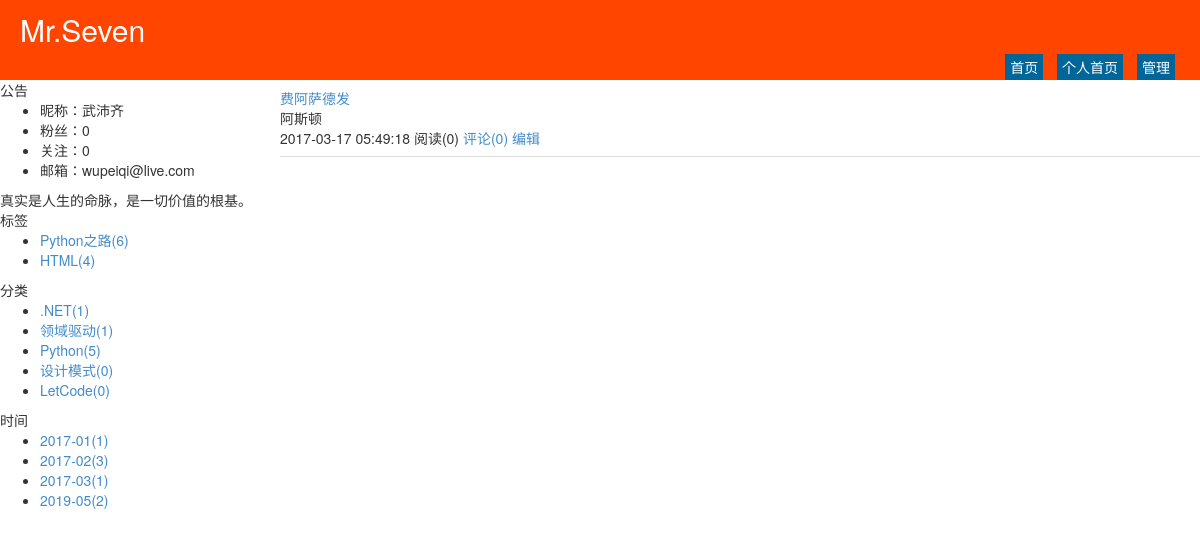
Page /wupeiqi/category/1.html on the committed database.
### repository/models.py (models this page shows)
class Blog(models.Model):
    nid = models.BigAutoField(primary_key=True)
    title = models.CharField(verbose_name='个人博客标题', max_length=64)
    site = models.CharField(verbose_name='个人博客前缀', max_length=32, unique=True)
    theme = models.CharField(verbose_name='博客主题', max_length=32)
    user = models.OneToOneField(to='UserInfo', to_field='nid',on_delete=models.CASCADE)

class UserInfo(models.Model):
    nid = models.BigAutoField(primary_key=True)
    username = models.CharField(verbose_name='用户名', max_length=32, unique=True)
    password = models.CharField(verbose_name='密码', max_length=64)
    nickname = models.CharField(verbose_name='昵称', max_length=32)
    email = models.EmailField(verbose_name='邮箱', unique=True)
    avatar = models.ImageField(verbose_name='头像')
    create_time = models.DateTimeField(verbose_name='创建时间', auto_now_add=True)
    fans = models.ManyToManyField(verbose_name='粉丝们',
                                  to='UserInfo',
                                  through='UserFans',
                                  related_name='f',
                                  through_fields=('user', 'follower'))

class Tag(models.Model):
    nid = models.AutoField(primary_key=True)
    title = models.CharField(verbose_name='标签名称', max_length=32)
    blog = models.ForeignKey(verbose_name='所属博客', to='Blog', to_field='nid',on_delete=models.CASCADE)

class Category(models.Model):
    nid = models.AutoField(primary_key=True)
    title = models.CharField(verbose_name='分类标题', max_length=32)
    blog = models.ForeignKey(verbose_name='所属博客', to='Blog', to_field='nid',on_delete=models.CASCADE)

class Article(models.Model):
    nid = models.BigAutoField(primary_key=True)
    title = models.CharField(verbose_name='文章标题', max_length=128)
    summary = models.CharField(verbose_name='文章简介', max_length=255)
    read_count = models.IntegerField(default=0)
    comment_count = models.IntegerField(default=0)
    up_count = models.IntegerField(default=0)
    down_count = models.IntegerField(default=0)
    create_time = models.DateTimeField(verbose_name='创建时间', auto_now_add=True)
    blog = models.ForeignKey(verbose_name='所属博客', to='Blog', to_field='nid',on_delete=models.CASCADE)
    category = models.ForeignKey(verbose_name='文章类型', to='Category', to_field='nid', null=True,on_delete=models.CASCADE)
    type_choices = [
        (1, "Python"),
        (2, "Linux"),
        (3, "OpenStack"),
        (4, "GoLang"),
    ]
    article_type_id = models.IntegerField(choices=type_choices, default=None)
    tags = models.ManyToManyField(
        to="Tag",
        through='Article2Tag',
        through_fields=('article', 'tag'),
    )

### web/views/home.py (the view)
# urls.py: url(r'^(?P<site>\w+)/(?P<condition>((tag)|(date)|(category)))/(?P<val>\w+-*\w*).html$', home.filter),
def filter(request, site, condition, val):
    blog = models.Blog.objects.filter(site=site).select_related('user').first()
    if not blog:
        return redirect('/')
    tag_list = models.Tag.objects.filter(blog=blog)
    category_list = models.Category.objects.filter(blog=blog)
    date_list = models.Article.objects.raw(
        'select nid, count(nid) as num,strftime("%Y-%m",create_time) as ctime from repository_article group by strftime("%Y-%m",create_time)')
    template_name = "home_summary_list.html"
    if condition == 'tag':
        template_name = "home_title_list.html"
        article_list = models.Article.objects.filter(tags=val, blog=blog).all()
    elif condition == 'category':
        article_list = models.Article.objects.filter(category_id=val, blog=blog).all()
    elif condition == 'date':
        article_list = models.Article.objects.filter(blog=blog).extra(
            where=['strftime("%%Y-%%m",create_time)=%s'], params=[val, ]).all()
    else:
        article_list = []
    return render(
        request,
        template_name,
        {
            'blog': blog,
            'tag_list': tag_list,
            'category_list': category_list,
            'date_list': date_list,
            'article_list': article_list
        }
    )

### templates/home_summary_list.html (shortened to what this page needs)
{% extends 'home_layout.html' %}
{% block content %}
    <div class="summary-list">
        {% for row in article_list %}
            <div class="summary-item" style="border-bottom: 1px solid #dddddd;padding: 8px 0;">
                <div class="summary-title">
                    <a href="/{{ blog.site }}/{{ row.nid }}.html">{{ row.title }}</a>
                </div>
                <div class="summary-content">
                    {{ row.summary }}
                </div>
                <div class="summary-footer">
                    <span>{{ row.create_time|date:"Y-m-d H:i:s" }}</span>
                    <span>阅读({{ row.read_count }})</span>
                    <a>评论({{ row.comment_count }})</a>
                    <a href="/backend/edit-article-{{ row.nid }}.html">编辑</a>
                </div>
            </div>
        {% endfor %}
    </div>
{% endblock %}

### templates/home_layout.html (shortened to what this page needs)
<!DOCTYPE html>
<html>
<head lang="en">
    <link rel="stylesheet" href="/static/plugins/bootstrap/css/bootstrap.css"/>
    <link rel="stylesheet" href="/static/plugins/font-awesome/css/font-awesome.css"/>
    <link rel="stylesheet" href="/static/css/edmure.css"/>
    <link rel="stylesheet" href="/static/css/commons.css"/>
    <link rel="stylesheet" href="/static/css/row-avatar.css"/>
    <link rel="stylesheet" href="/static/css/theme/{{ blog.theme }}.css"/>
</head>
<body>
<div class="pg-header">
    <div class="title">{{ blog.title }}</div>
    <div class="menu-list">
        <a class="menu-item" href="/">首页</a>
        <a class="menu-item" href="/{{ blog.site }}.html">个人首页</a>
        <a class="menu-item" href="/backend/index.html">管理</a>
    </div>
</div>
<div class="pg-body">
    <div class="body-menu">
        <div class="notice">
            <div class="notice-header">公告</div>
            <div class="notice-body">
                <ul>
                    <li>昵称：{{ blog.user.nickname }}</li>
                    <li>粉丝：{{ blog.user.fans.count }}</li>
                    <li>关注：{{ blog.user.f.count }}</li>
                    <li>邮箱：{{ blog.user.email }}</li>
                </ul>
                <div class="memo">
                    真实是人生的命脉，是一切价值的根基。
                </div>
            </div>
        </div>
        <div class="tags">
            <div class="tags-header">标签</div>
            <div class="tags-body">
                <ul>
                    {% for tag in tag_list %}
                        <li><a href="/{{ blog.site }}/tag/{{ tag.nid }}.html">{{ tag.title }}({{ tag.article_set.count }})</a></li>
                    {% endfor %}
                </ul>
            </div>
        </div>
        <div class="types">
            <div class="types-header">分类</div>
            <div class="types-body">
                <ul>
                    {% for tag in category_list %}
                        <li><a href="/{{ blog.site }}/category/{{ tag.nid }}.html">{{ tag.title }}({{ tag.article_set.count }})</a></li>
                    {% endfor %}
                </ul>
            </div>
        </div>
        <div class="dates">
            <div class="dates-header">时间</div>
            <div class="dates-body">
                <ul>
                    {% for tag in date_list %}
                        <li><a href="/{{ blog.site }}/date/{{ tag.ctime }}.html">{{ tag.ctime}}({{ tag.num}})</a></li>
                    {% endfor %}
                </ul>
            </div>
        </div>
    </div>
    <div class="body-content">
        {% block content %}{% endblock %}
    </div>
</div>
</body>
</html>

### static/css/theme/warm.css (style rules this page uses)
.pg-header { height: 80px; background-color: #ff4500; position: relative; color: #ffffff; }
.pg-header .title { font-size: 30px; line-height: 60px; margin-left: 20px; }
.pg-header .menu-list { position: absolute; bottom: 0; right: 20px; }
.pg-header .menu-list a { color: #ffffff; display: inline-block; padding: 3px 5px; margin: 0 5px; background-color: #006699; }
.pg-body { min-width: 980px; position: relative; }
.pg-body .body-menu { position: absolute; left: 0; width: 280px; }
.pg-body .body-content { position: absolute; right: 0; left: 280px; overflow: scroll; }

### rows in the picture
Blog: title "Mr.Seven", user.nickname "武沛齐", user.fans.count "0", user.f.count "0", user.email "wupeiqi@live.com"
Tag: title "Python之路", article_set.count "6"
Tag: title "HTML", article_set.count "4"
Category: title ".NET", article_set.count "1"
Category: title "领域驱动", article_set.count "1"
Category: title "Python", article_set.count "5"
Category: title "设计模式", article_set.count "0"
Category: title "LetCode", article_set.count "0"
Article: ctime "2017-01", num "1"
Article: ctime "2017-02", num "3"
Article: ctime "2017-03", num "1", title "费阿萨德发", summary "阿斯顿", create_time "2017-03-17 05:49:18", read_count "0", comment_count "0"
Article: ctime "2019-05", num "2"
